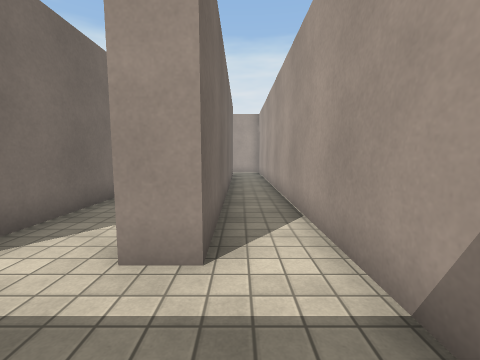
view 1 (above)

21 first-person views from a walk through a scene from a Unity 3-D project. The camera is 1.3 m above the floor, tilts 6° down and sees 90° across. The floor is counted in squares, 1 m on a side. Each view is taken from the middle of a square. On the plan, view 1 faces up. The plan holds only what a view shows up to about 12 squares ahead; the rest is blank. The place goes on beyond the plan. The player character is not drawn. Surface patterns are stand-ins for the level's own textures.

view 2
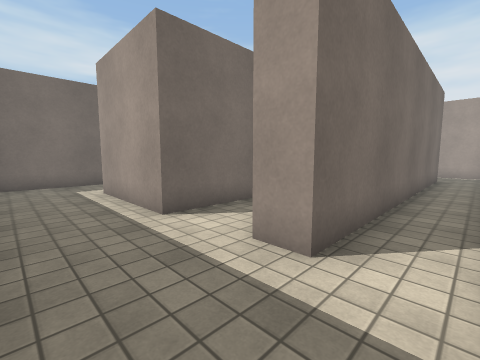

view 3
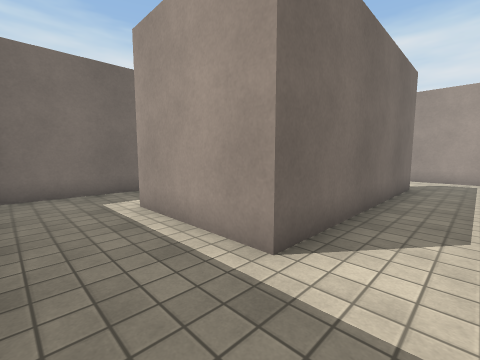

view 4
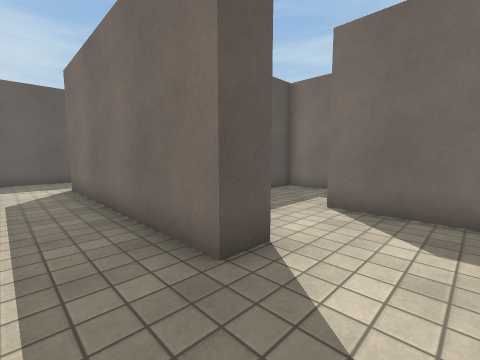

view 5
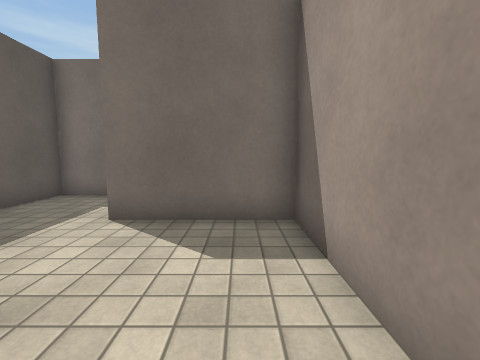

view 6
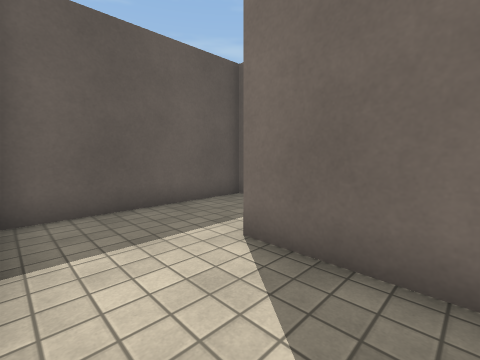

view 7
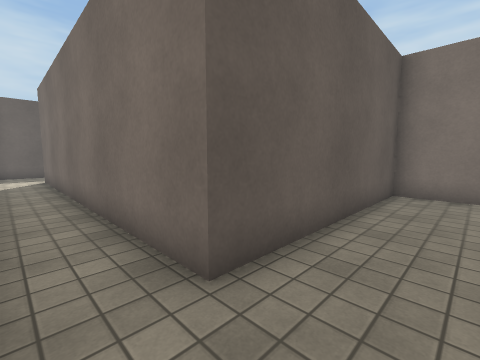

view 8
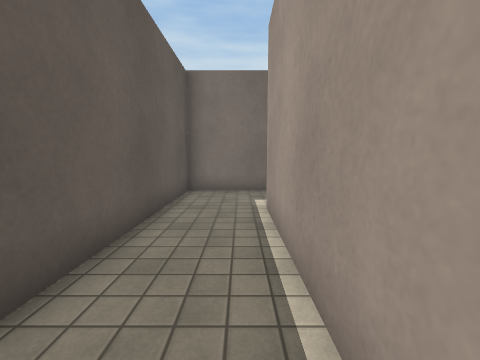

view 9
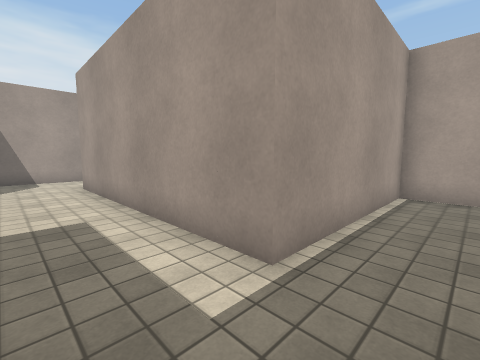

view 10
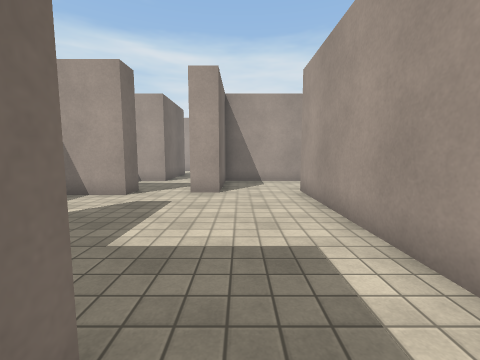

view 11
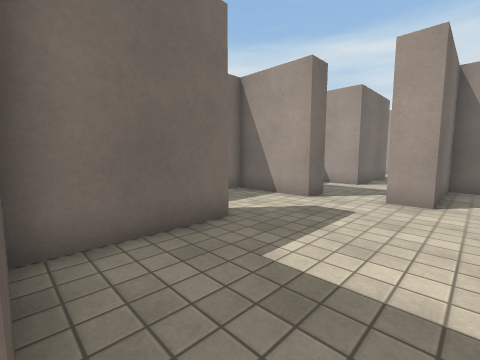

view 12
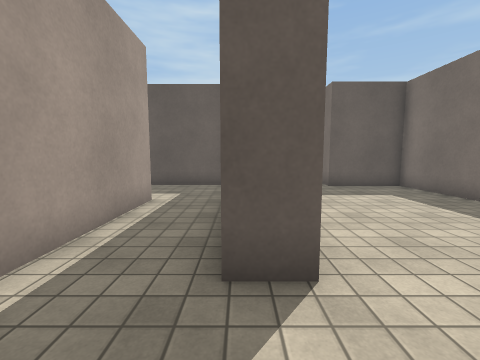

view 13
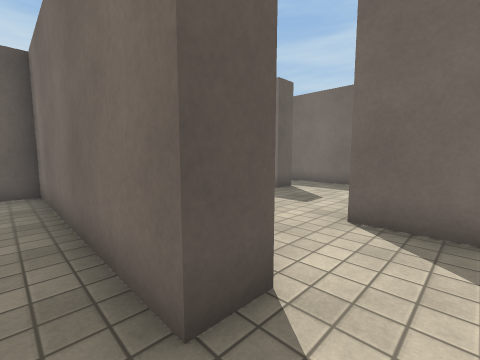

view 14
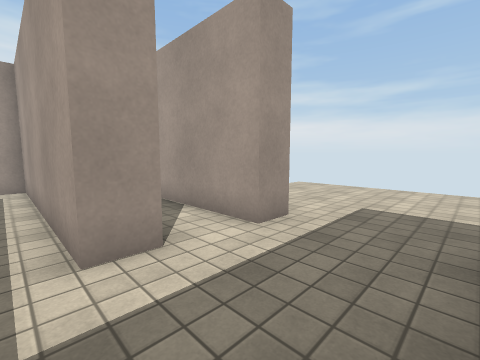

view 15
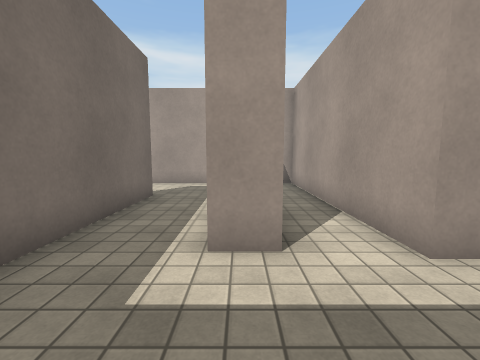

view 16
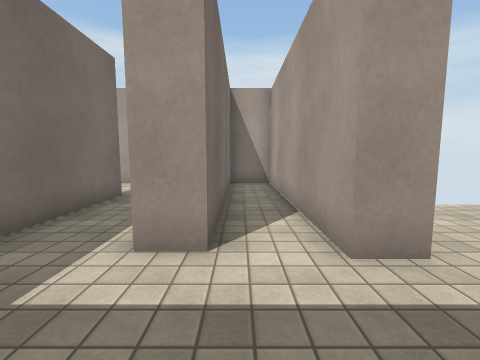

view 17
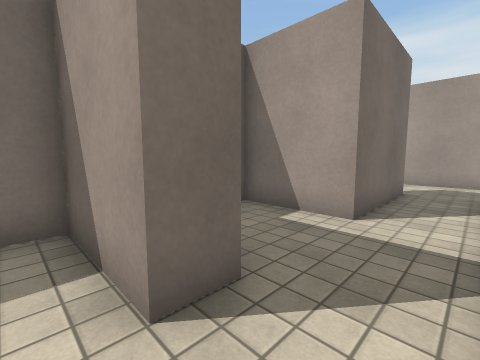

view 18
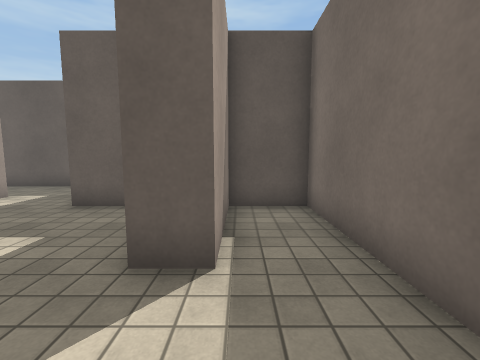

view 19
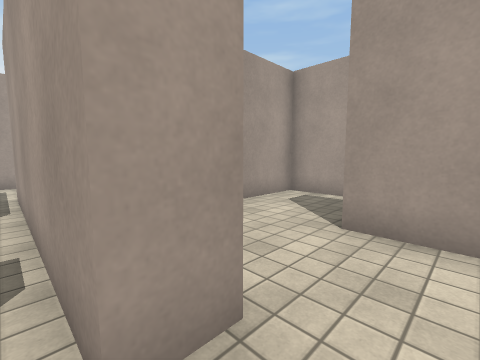

view 20
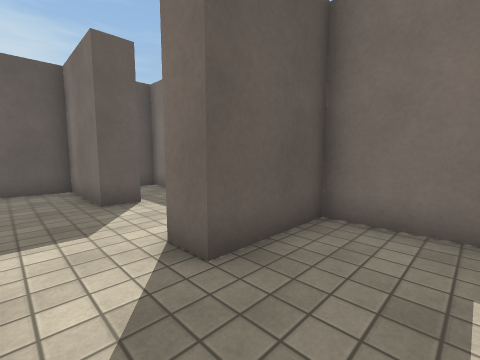

view 21
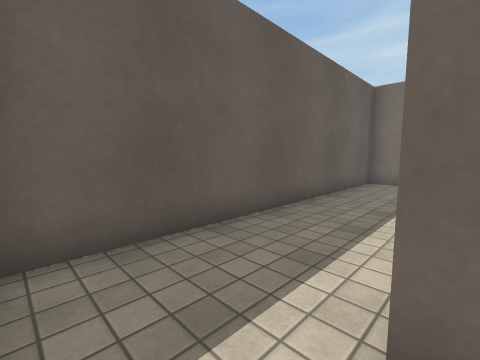

### Floor plan
Ten units are one square. View 1 is at (0, 0); x grows to the right and y downward. Boxes are objects, and circles mark ways between rooms. Rooms are numbered by the first view taken in them; rooms with no view inside come last. Other rooms are left out.
<svg viewBox="-142 -340 172 350">
<path fill="none" stroke="#000" d="M-49 -108 -38 -108 -38 -24 -80 -24M-19 -141 -77 -141 -77 -102M-107 -90 -107 -72 -49 -72M14 -12 14 -120M-107 -36 -107 5 11 5M14 -159 14 -177 -48 -177 -48 -194M-77 -190 -77 -151 -4 -151 -4 -27 -15 -27M-48 -254 -48 -267 -38 -267 -38 -187 -1 -187M25 -219 14 -219 14 -299 -4 -299 -4 -221 -14 -221 -14 -299 -77 -299 -77 -262M-77 -262 -87 -262 -87 -335M-48 -194 -48 -254M-107 -335 -107 -299 -137 -299 -137 -267 -107 -267 -107 -257 -137 -257 -137 -190 -117 -190 -117 -224 -107 -224 -107 -190 -77 -190"/>
<circle cx="-65" cy="-185" r="3" fill="#2a7"/>
<circle cx="-65" cy="-265" r="3" fill="#2a7"/>
<text x="-30" y="-80">1</text>
<text x="-20" y="-240">2</text>
<text x="-100" y="-250">3</text>
</svg>
Room 1 opens to room 3. Room 2 opens to room 3.

Where each view was taken, in squares from view 1:
view 1: 0 up, 0 right, facing up
view 2: 0 up, 1 right, facing up-left
view 3: 0 up, 2 left, facing up-left
view 4: 13 up, 2 left, facing down-left
view 5: 13 up, 3 left, facing left
view 6: 13 up, 5 left, facing down-left
view 7: 17 up, 1 right, facing down-left
view 8: 17 up, 1 right, facing left
view 9: 16 up, 7 left, facing up-right
view 10: 18 up, 7 left, facing up
view 11: 19 up, 7 left, facing up-left
view 12: 29 up, 4 left, facing down
view 13: 28 up, 3 left, facing down-left
view 14: 19 up, 2 left, facing up-right
view 15: 19 up, 1 left, facing up
view 16: 19 up, 0 right, facing up
view 17: 25 up, 9 left, facing up-left
view 18: 25 up, 12 left, facing down
view 19: 25 up, 9 left, facing up-right
view 20: 29 up, 9 left, facing down-left
view 21: 3 up, 1 right, facing down-left
